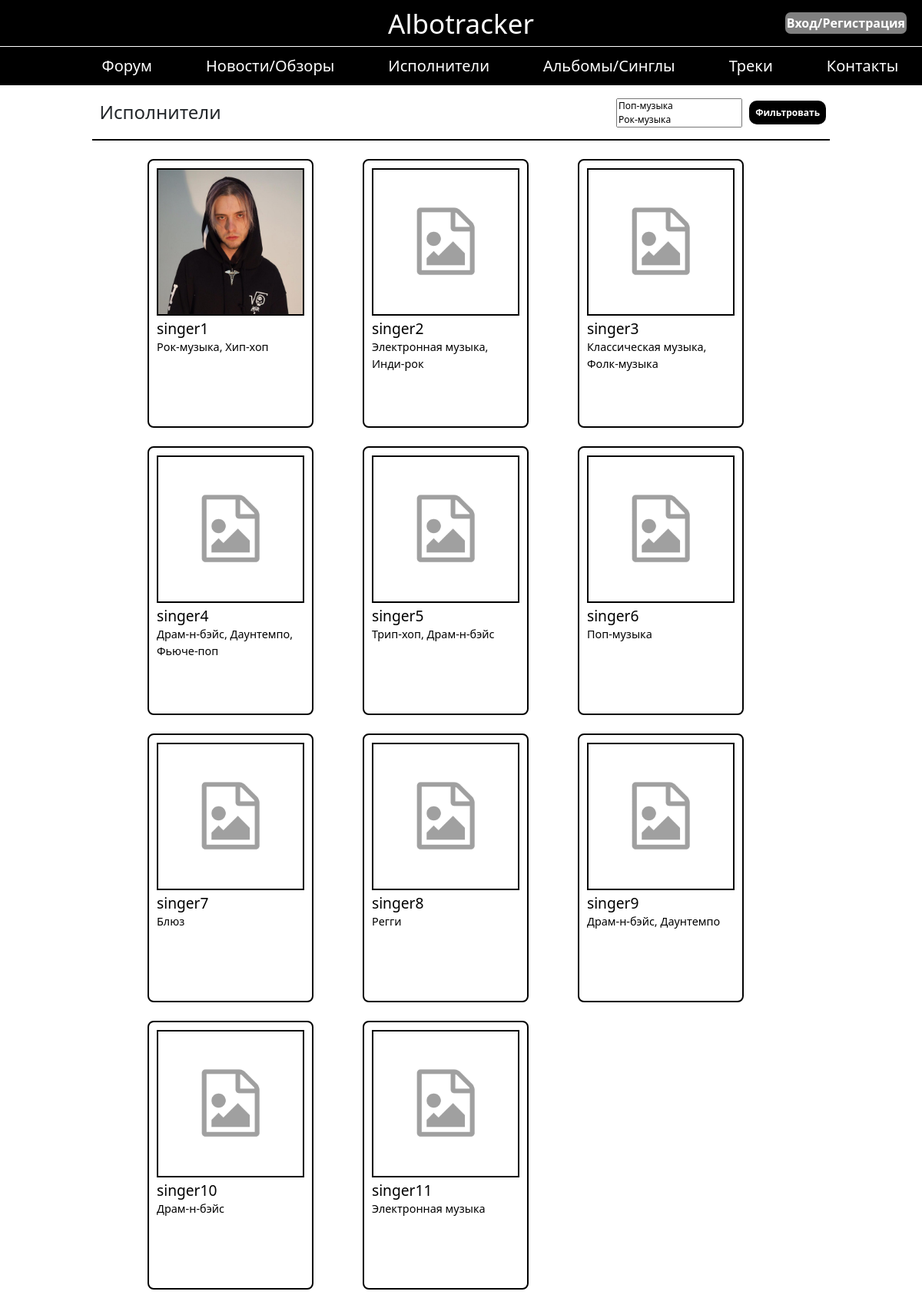
The app's page /singers/ with its own data.
### singers/models.py (models this page shows, shortened)
class Singer(models.Model):
    singer_id = models.AutoField('Идентификатор исполнителя', primary_key=True)
    alias = models.CharField('Псевдоним исполнителя', max_length=50, blank=False, unique=True, default="")
    photo = models.ImageField('Фото исполнителя', upload_to=singer_photo_path, default="singers/img/0_img_singer.png")
    genres = models.ManyToManyField(Genre, related_name='singers', blank=False)
    class Meta:
        verbose_name = 'Исполнитель'
        verbose_name_plural = 'Исполнители'

### singers/views.py (the view)
# urls.py: path("", views.singers_home, name="singers_home"),
def singers_home(request):
    form = GenreFilterForm(request.GET)
    singers = Singer.objects.all()
    if form.is_valid():
        genres = form.cleaned_data['genres']
        if genres:
            singers = singers.filter(genres__in=genres)
    context = {
        'singers': singers,
        'form': form
    }
    return render(request, 'singers/singers_home.html', context)

### singers/forms.py
class GenreFilterForm(forms.Form):
    genres = forms.ModelMultipleChoiceField(
        queryset=Genre.objects.all(),
        widget=forms.SelectMultiple(attrs={'size': 2}),  # Установите нужное значение для 'size'
        required=False
    )

### singers/models.py (called while the page is built)
    def __str__(self):
        return self.name

### singers/templatetags/custom_filters.py (called while the page is built)
@register.filter(name='group_exists')
def group_exists(user, group_name):
    return user.groups.filter(name=group_name).exists()

### singers/templates/singers/singers_home.html (shortened to what this page needs)
{% extends "main/header.html" %}
{% load custom_filters %}
{% block content %}
    <h4 style="text-align: left; border-bottom: 2px solid black; padding-bottom: 10px; margin: 1% 10% 2% 10%;">
    <label style="margin-left: 1%; display: flex; align-items: center;">
        Исполнители
        <form method="get" action="{% url 'singers_home' %}" class="style-filter" style="">
            {{ form.genres }}
            &nbsp;&nbsp;&nbsp;<button type="submit" class="style-button-filter">Фильтровать</button>
        </form>
    </label>
    </h4>
    <div class="style-main-margin">
        <div class="row">
            {% for el in singers %}
                <div class="col-md-3 mb-4">
                    <a href="{% url 'singer_view' el.singer_id %}" class="card-link">
                        <div class="card-with-border custom-card">
                        {% with alias=el.alias %}
                            <img src="{{ el.photo.url }}" class="card-img-top" alt="{{ alias }}">
                            <div class="card-body marquee-container">
                                {% if alias|length > 20 %}
                                    <h5 class="card-title marquee" title="{{ alias }}">{{ alias }}</h5>
                                {% else %}
                                    <h5 class="card-title">{{ alias }}</h5>
                                {% endif %}
                                <p class="card-text">
                                    {% with genres=el.genres.all|join:', ' %}
                                        {% if genres|length > 40 %}
                                            <span class="marquee" title="{{ genres }}">
                                                {{ genres }}
                                            </span>
                                        {% else %}
                                            {{ genres }}
                                        {% endif %}
                                    {% endwith %}
                                </p>
                            </div>
                        {% endwith %}
                        </div>
                    </a>
                </div>
            {% endfor %}
        </div>
    </div>
{% endblock %}

### main/static/main/css/main.css (style rules this page uses)
body { background: white; margin: 0; }
@media (min-width: 990px) and (max-width: 1320px) { .col-md-3 { width: 33.33%; } }
.card-with-border { border: 2px solid black; border-radius: 8px; overflow: hidden; }
.custom-card { height: 350px; min-height: 350px; max-height: 350px; width: 216px; padding: 10px; box-sizing: border-box; display: flex; flex-direction: column; }
.card-img-top { border: 2px solid black; object-fit: cover; width: 192px; height: 192px; }
.card-body { padding-top: 3%; }
.card-title { font-size: 1.2rem; margin-bottom: 2px; }
.card-text { max-height: 30px; min-height: 30px; font-size: 0.9rem; }
.marquee-container { box-sizing: border-box; max-width: 100%; overflow: hidden; }
.style-main-margin { margin-left: 16%; margin-right: 16%; }
.style-button-filter { background-color: black; color: white; border-radius: 10px; font-weight: bold; border: none; padding: 3%; font-size: 100%; }
.style-filter { padding: 0.5%; font-size: 50%; display: flex; align-items: center; margin-left: auto; }
.card-link { color: black; text-decoration: none; }

### records on screen
Singer: photo (picture), alias "singer1", genres "Рок-музыка, Хип-хоп"
Singer: photo (picture), alias "singer2", genres "Электронная музыка, Инди-рок"
Singer: photo (picture), alias "singer3", genres "Классическая музыка, Фолк-музыка"
Singer: photo (picture), alias "singer4", genres "Драм-н-бэйс, Даунтемпо, Фьюче-поп"
Singer: photo (picture), alias "singer5", genres "Трип-хоп, Драм-н-бэйс"
Singer: photo (picture), alias "singer6", genres "Поп-музыка"
Singer: photo (picture), alias "singer7", genres "Блюз"
Singer: photo (picture), alias "singer8", genres "Регги"
Singer: photo (picture), alias "singer9", genres "Драм-н-бэйс, Даунтемпо"
Singer: photo (picture), alias "singer10", genres "Драм-н-бэйс"
Singer: photo (picture), alias "singer11", genres "Электронная музыка"
